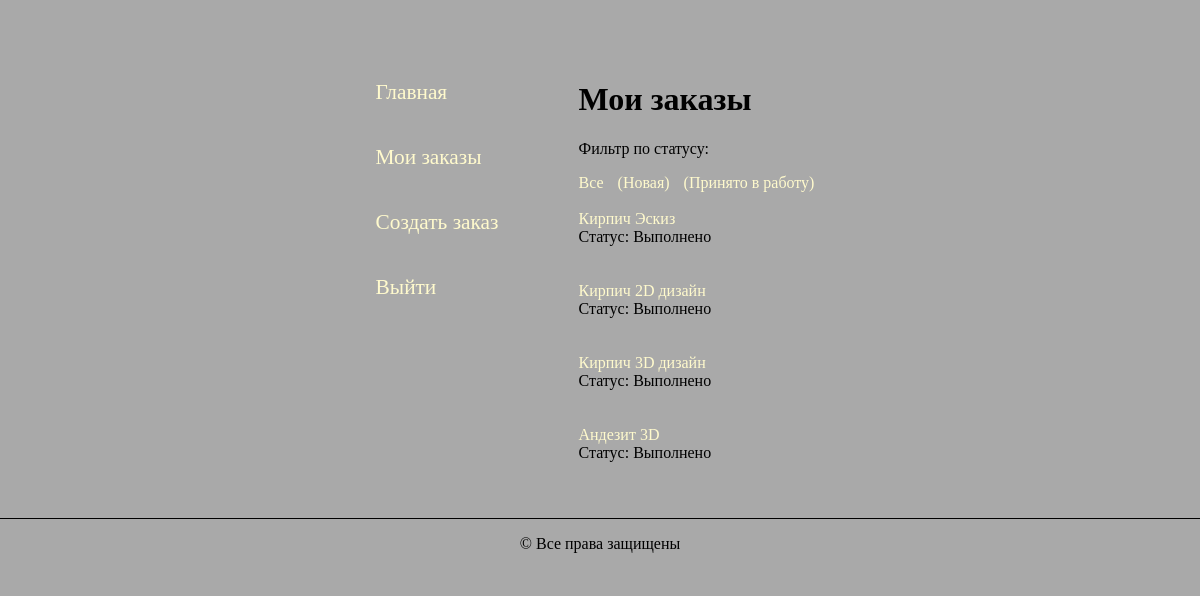
The page /studio/myorders/?status=c (signed in) on the database its author committed.
### studio/models.py (models this page shows, shortened)
class Order(models.Model):
    day_add = models.DateField(null=True, blank=True)
    name = models.CharField(max_length=200, verbose_name='Имя', blank=False)
    summary = models.TextField(max_length=1000, help_text="Описание", blank=False)
    category = models.ForeignKey('category', help_text="Выбор категории", on_delete=models.CASCADE, blank=False)
    photo_file = models.ImageField(max_length=200, upload_to=get_name_file, blank=False, null=True,
                                   validators=[FileExtensionValidator(allowed_extensions=['png', 'jpg', 'jpeg'])])
    customer_order = models.ForeignKey('user', on_delete=models.SET_NULL, null=True, blank=True)
    comment = models.TextField(max_length=1000, help_text="Комментарий", blank=True)
    img = models.ImageField(max_length=200, upload_to=get_name_file, blank=True, null=True,
                            validators=[FileExtensionValidator(allowed_extensions=['png', 'jpg', 'jpeg'])])
    LOAN_STATUS = (
        ('n', 'Новая'),
        ('a', 'Принято в работу'),
        ('c', 'Выполнено'),
    )
    status = models.CharField(max_length=1, choices=LOAN_STATUS, blank=True, default='n')
    def get_status_name(self):
        for status in self.LOAN_STATUS:
            if status[0] == self.status:
                return status[1]
        return 'Не задан'
    class Meta:
        ordering = ["status"]
        permissions = (("can_mark_returned", "Установите статус заказа"),)

### studio/views.py (the view)
# urls.py: path('myorders/', views.LoanedOrdersByUserListView.as_view(), name='my-order'),
class LoanedOrdersByUserListView(LoginRequiredMixin, generic.ListView):
    model = Order
    template_name = 'studio/order_list_customer_user.html'
    paginate_by = 10
    status = None
    def get(self, request, *args, **kwargs):
        if request.GET.get('status'):
            self.status = request.GET.get('status')
        return super().get(request, *args, **kwargs)
    def get_context_data(self, **kwargs):
        context = super(LoanedOrdersByUserListView, self).get_context_data(**kwargs)
        context['status_list'] = Order.LOAN_STATUS
        return context
    def get_queryset(self):
        if self.status:
            return Order.objects.filter(customer_order=self.request.user, status=self.status)
        return Order.objects.filter(customer_order=self.request.user).order_by('-day_add')

### studio/templates/studio/order_list_customer_user.html (shortened to what this page needs)
{% load static %}
{% load thumbnail %}
<!DOCTYPE html>
<html lang="ru">
<head>
    <link rel="stylesheet" media="screen" type="text/css" href="{% static 'css/style.css' %}">
</head>
<div class="order_list">
    <div class="mein">
        <div class="link">
            <a href="{% url 'index'  %}">Главная</a>
            <a href="{% url 'my-order' %}">Мои заказы</a>
            <a href="{% url 'order-create' %}">Создать заказ</a>
            <a href="{% url 'logout'%}?next={{request.path}}">Выйти</a>
        </div>
        <div class="content">
            <h1>Мои заказы</h1>
            <div class="link_filter"><p>Фильтр по статусу:</p>
                {% if not request.GET.status %}
                <p>Все</p>
                {% else %}
                <div class="link_filter">
                    <a href="{% url 'my-order' %}">Все</a>
                    {% endif %}
                    {% for item in status_list %}
                    {% if request.GET.status != item.0 %}
                    <a href="{% url 'my-order' %}?status={{item.0}}"> ({{item.1}}) </a>
                    {% else %}
                    {{item.status}}
                    {% endif %}
                    {% endfor %}
                </div>
                <br>
                {% if order_list %}
                {% for order in order_list %}
                <div class="project">
                    <div class="link_list">
                        <a href="{% url 'order-detail' order.pk %}">{{order.name}} </a>
                        <div><span class="font-weight-bold">Статус:</span> {{order.get_status_name}}</div>
                        <br>
                    </div>
                </div>
                <br>
                {% endfor %}
                {% else %}
                <p>Заказов нет</p>
                {% endif %}
            </div>
        </div>
    </div>
    <footer>
        <p>&copy; Все права защищены</p>
    </footer>
    </body>
</html>

### studio/static/css/style.css (style rules this page uses)
.mein { display: flex; justify-content: center; margin-top: 50px; }
.link { display: flex; flex-direction: column; margin-right: 40px; }
.content { margin-left: 40px; }
.link > a { font-size: 16pt; margin-top: 20px; margin-bottom: 20px; text-decoration: none; color: lemonchiffon; }
footer { display: flex; align-items: center; justify-content: space-around; border-top: 1px solid black; margin-top: 20px; }
.link_filter > a { margin-right: 10px; text-decoration: none; color: lemonchiffon; }
.order_list { margin-top: 60px; }
.link_list > a { text-decoration: none; color: lemonchiffon; }

### rows shown on the page
Order: name "Кирпич Эскиз", get_status_name "Выполнено"
Order: name "Кирпич 2D дизайн", get_status_name "Выполнено"
Order: name "Кирпич 3D дизайн", get_status_name "Выполнено"
Order: name "Андезит 3D", get_status_name "Выполнено"

### other values the page prints
{{ item.1 }} "Новая" "Принято в работу"
